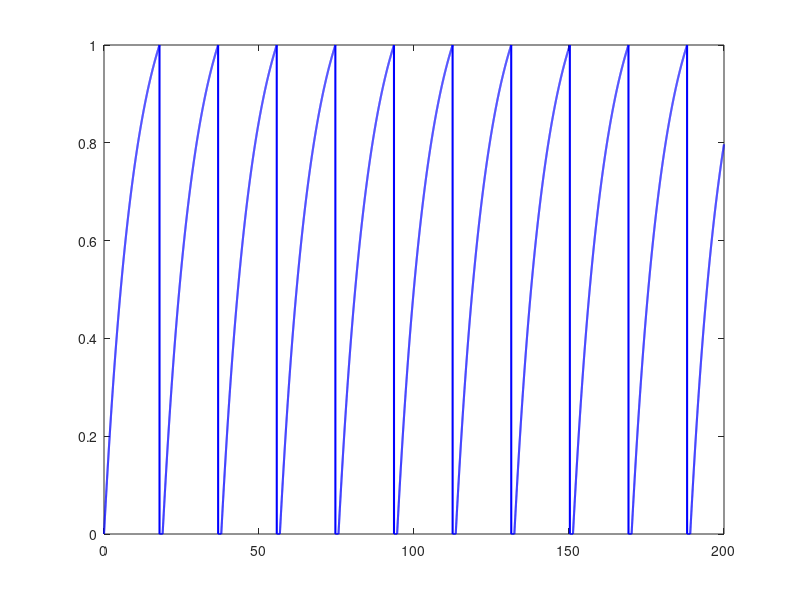

This figure's MATLAB source: (Note: this script raises an error after producing the figure.)
clear;
clc;
close all;

%% ============================================================
%  LIF GOLDEN MODEL
%  Leaky Integrate-and-Fire neuron
% =============================================================

%% Parameters

tau_m   = 10e-3;     % Membrane time constant [s]
V_leak  = 0.0;      % Leak potential [V]
V_reset = 0.0;      % Reset potential [V]
V_th    = 1.0;      % Spike threshold [V]

R_m     = 100e6;     % Membrane resistance [Ohm]
C_m     = 100e-12;   % Membrane capacitance [F]

T_ref   = 1e-3;      % Refractory period [s]

%% Simulation parameters

dt = 1e-5;           % Simulation timestep [s]
T  = 0.2;            % Total simulation time [s]

t = 0:dt:T;
N = length(t);

%% Input current

I_in = 12e-9 * ones(1,N);   % Constant input current [A]

%% Initial conditions

V_m = zeros(1,N);
spike = zeros(1,N);

V_m(1) = V_reset;

refractory_timer = 0;

%% ============================================================
%  Simulation
% =============================================================

for k = 2:N

    % Refractory period
    if refractory_timer > 0

        V_m(k) = V_reset;
        refractory_timer = refractory_timer - dt;

    else

        % LIF differential equation:
        %
        % dV/dt = (-(V-V_leak) + R*I) / tau

        dV = (-(V_m(k-1) - V_leak) ...
              + R_m * I_in(k)) / tau_m;

        % Euler integration
        V_m(k) = V_m(k-1) + dt*dV;

        % Threshold detection
        if V_m(k) >= V_th

            spike(k) = 1;

            V_m(k) = V_reset;

            refractory_timer = T_ref;
        end
    end
end

%% ============================================================
%  Plot membrane potential
% =============================================================

figure;

plot(t*1e3, V_m, 'b', 'LineWidth', 1.5);
hold on;

yline(V_th, '--r', 'V_{th}', 'LineWidth', 1.2);

xlabel('Time [ms]');
ylabel('Membrane potential V_m [V]');

title('LIF Neuron - Membrane Potential');

grid on;

%% ============================================================
%  Plot spikes
% =============================================================

figure;

stem(t*1e3, spike, 'k', 'Marker', 'none');

xlabel('Time [ms]');
ylabel('Spike');

title('LIF Neuron - Spike Output');

ylim([-0.1 1.2]);

grid on;

%% ============================================================
%  Print basic results
% =============================================================

spike_times = t(spike == 1);

fprintf('\n');
fprintf('========================================\n');
fprintf('       LIF GOLDEN MODEL RESULTS\n');
fprintf('========================================\n');

fprintf('Input current      = %.2f nA\n', I_in(1)*1e9);
fprintf('Tau_m              = %.2f ms\n', tau_m*1e3);
fprintf('Threshold          = %.2f V\n', V_th);
fprintf('Number of spikes   = %d\n', length(spike_times));

if length(spike_times) > 1

    ISI = diff(spike_times);

    fprintf('Mean ISI           = %.2f ms\n', mean(ISI)*1e3);
    fprintf('Mean firing rate   = %.2f Hz\n', 1/mean(ISI));

end

fprintf('========================================\n');
